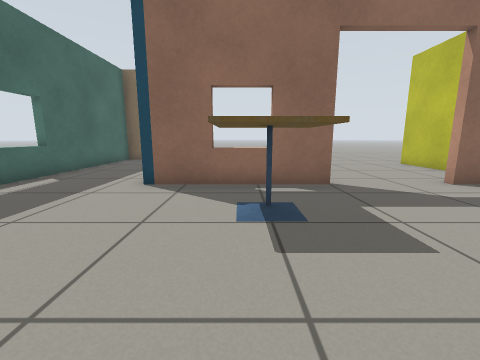
View 1 (above)

12 first-person views from a walk through a robot-simulator world made for Gazebo. The camera is 0.64 m above the floor, tilts 10° down and sees 90° across. The lines on the ground mark 1 m squares. The floor is counted in squares, 0.5 m on a side. Each view is taken from the middle of a square. On the plan, view 1 faces up. The plan holds only what a view shows up to about 12 squares ahead; the rest is blank. Simple patterns stand in for the simulator's built-in surfaces.

View 2
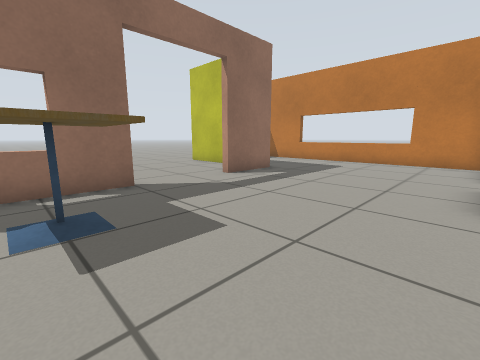

View 3
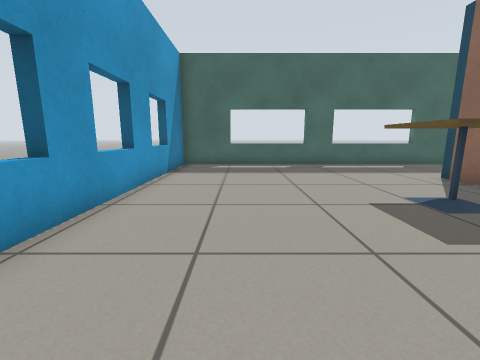

View 4
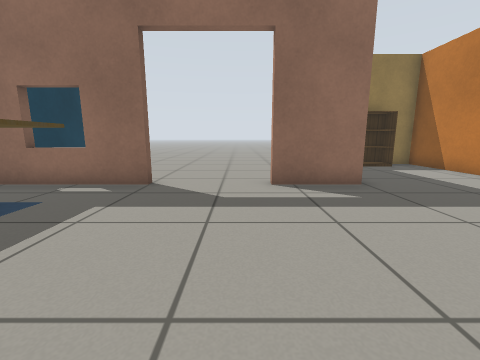

View 5
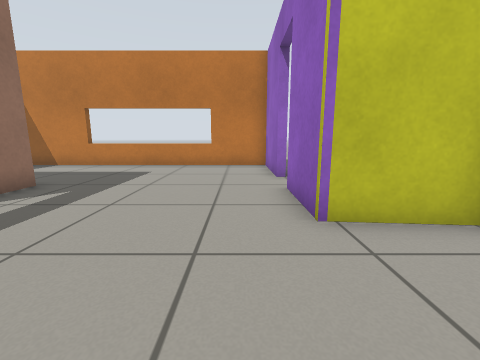

View 6
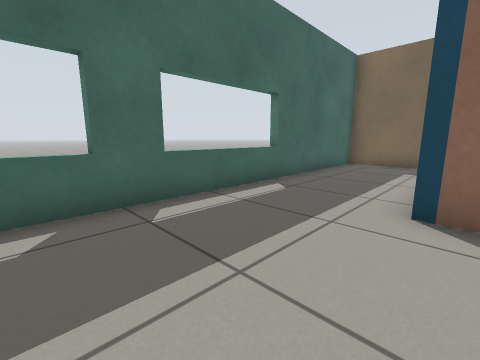

View 7
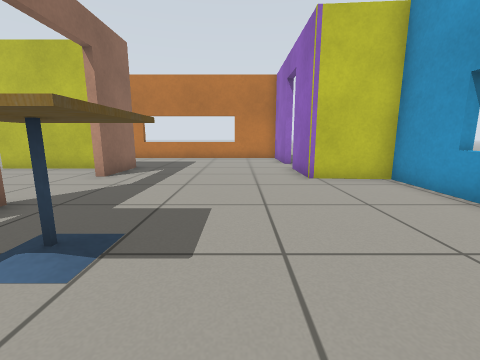

View 8
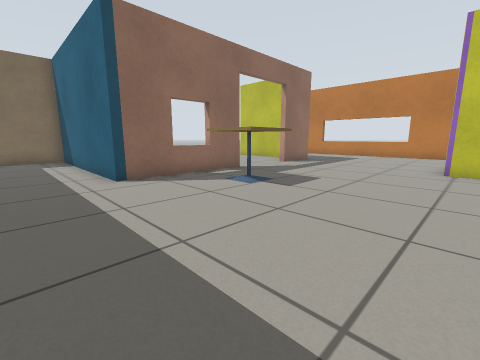

View 9
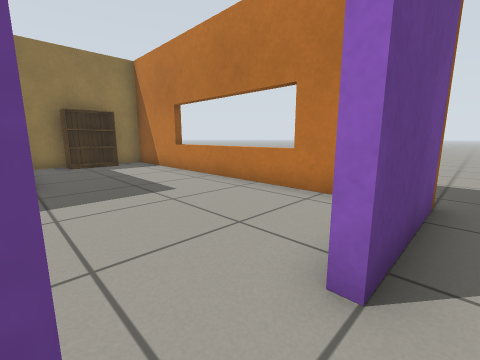

View 10
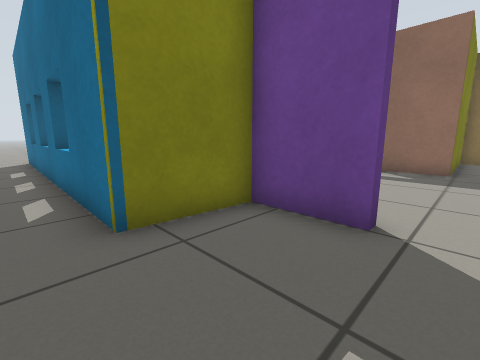

View 11
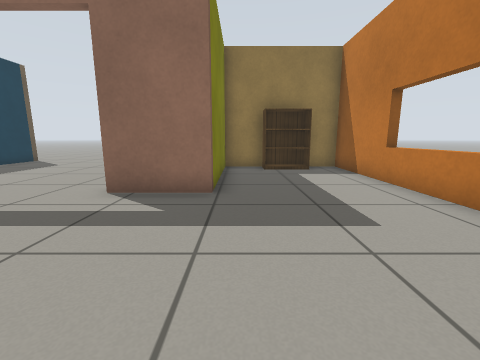

View 12
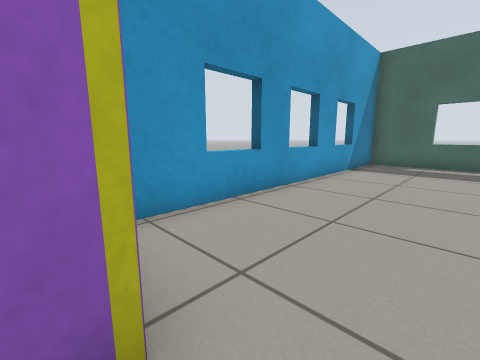

### Floor plan
Points are (right, up) in squares from view 1. A wall is a line through its corners. A room is listed if a view was taken in it or the views show most of it. See-through windows are left out.
Room 1 (views 1, 2, 3, 4, 5, 6, 7, 8, 11, 12)
walls: (2.5, 6.5) (-2.6, 6.5) (-2.6, 14.2) (-6.6, 14.2) (-6.6, -2.7) (5.4, -2.7) (5.6, -0.2) (8, -0.2); (9.8, -0.2) (13.3, -0.2) (13.3, 11.7) (8.4, 11.7) (8.4, 6.5) (5.9, 6.5)
ways out: open door at (8.5, 0) to room 2; open door at (4, 7)
objects: cafe table (0, 3) to (1, 5); bookshelf (10, 11) to (12, 11)
Room 2 (views 9, 10)
walls: (8, -0.5) (5.8, -0.5) (5.6, -3) (-6.9, -3); (13.6, -0.5) (9.8, -0.5)
ways out: open door at (8.5, 0) to room 1

Positions as (right, up) in squares from view 1, and headings:
1: (0, 0), facing up
2: (0, 0), facing up-right
3: (5, 0), facing left
4: (5, 0), facing up
5: (2, 1), facing right
6: (-2, 2), facing up-left
7: (-2, 2), facing right
8: (-5, -1), facing up-right
9: (8, -1), facing up-right
10: (9, -4), facing up-left
11: (9, 1), facing up
12: (6, 1), facing down-left
